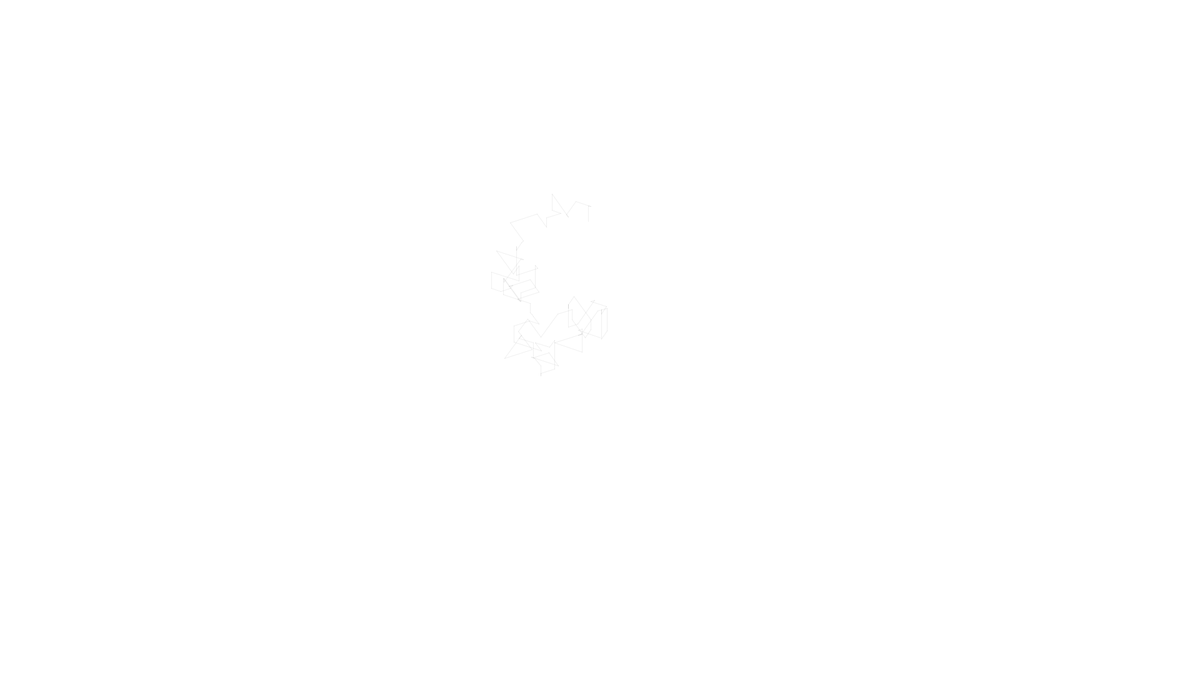
Frame 1 (no input)
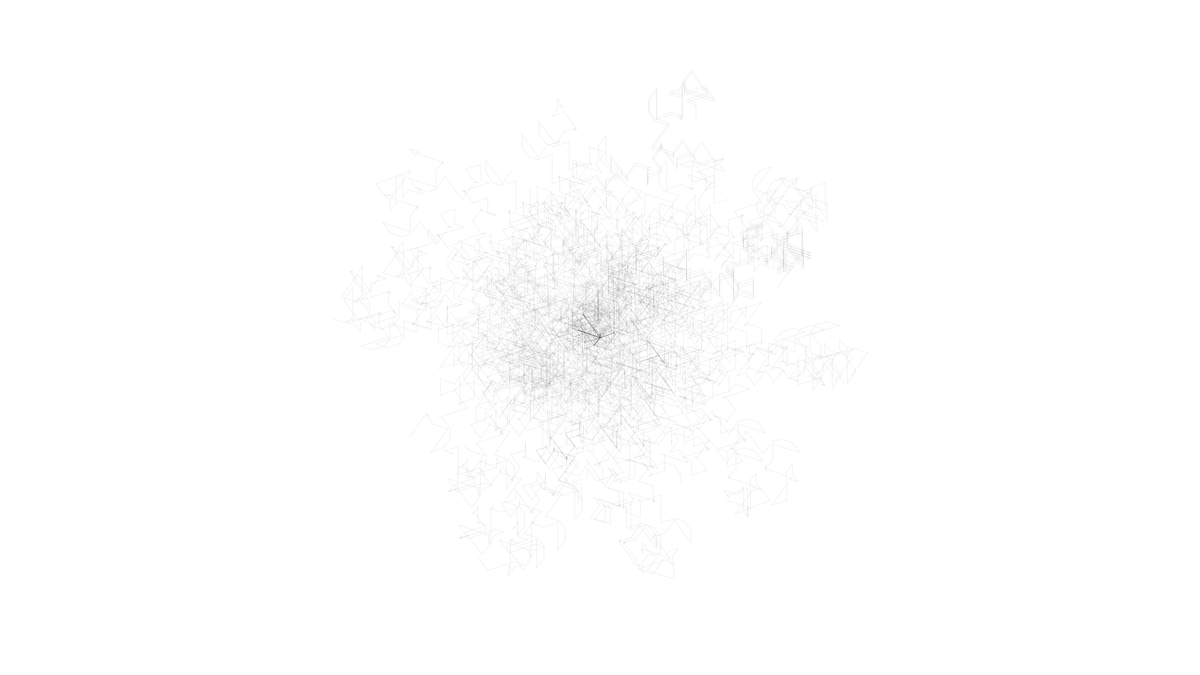
Frame 60 (the mouse pressed at the canvas centre just before this capture)
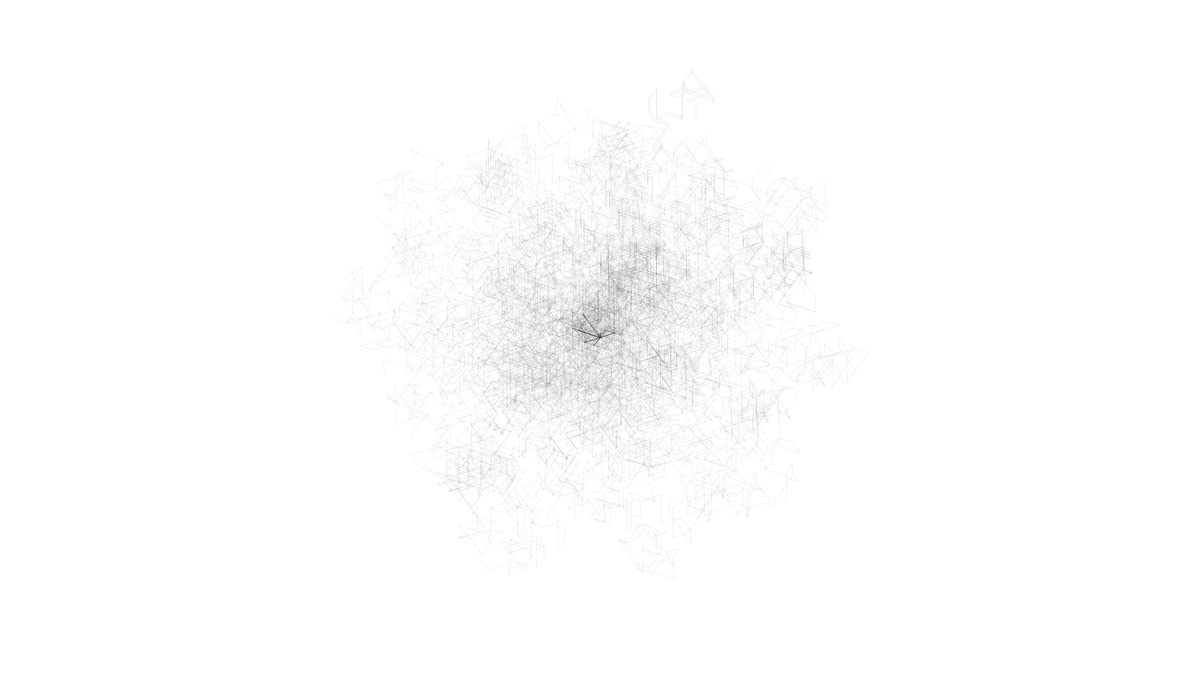
Frame 120 (the mouse held since frame 60 and released just before this capture)

The Processing sketch that drew these frames (run headless with seeded random() and noise(); from frame 60 on, the mouse is pressed at the canvas centre):

// Processing sketch: tentree
// ── tentree.pde


ArrayList seq;
float angles[] = {36.0,72.0,108.0,144.0,180.0,0.0,36.0,72.0,108.0,144.0,180.0,0.0};
float lens[] = {1.0,2.0,3.0,4.0,0.0,-1.0,-2.0,-3.0,4.0,0.0};

float siz = 10.0;

void setup(){
	size(1920,1080);

	seq = new ArrayList();

	for(int i = 0 ; i < 100 ; i++){
		int which = (int)random(10);
		seq.add(new PVector(angles[which],lens[which]));
	}

		background(255);

}


void draw(){

if(frameCount%1==0){
		int which = (int)random(10);
		seq.add(new PVector(angles[which],lens[which]));

	seq.remove(0);
	}


	stroke(0,15.0);

	translate(width/2,height/2);
	
	for(int i = 0 ; i < seq.size();i++){
		PVector current = (PVector)seq.get(i);
		float nois = noise((i+frameCount) / 1000.0)*10.0;
		rotate(radians(current.x));
		translate(0,current.y*siz+nois);
		line(0,0,0,-current.y*siz-nois);
				
	}
	
		
}
